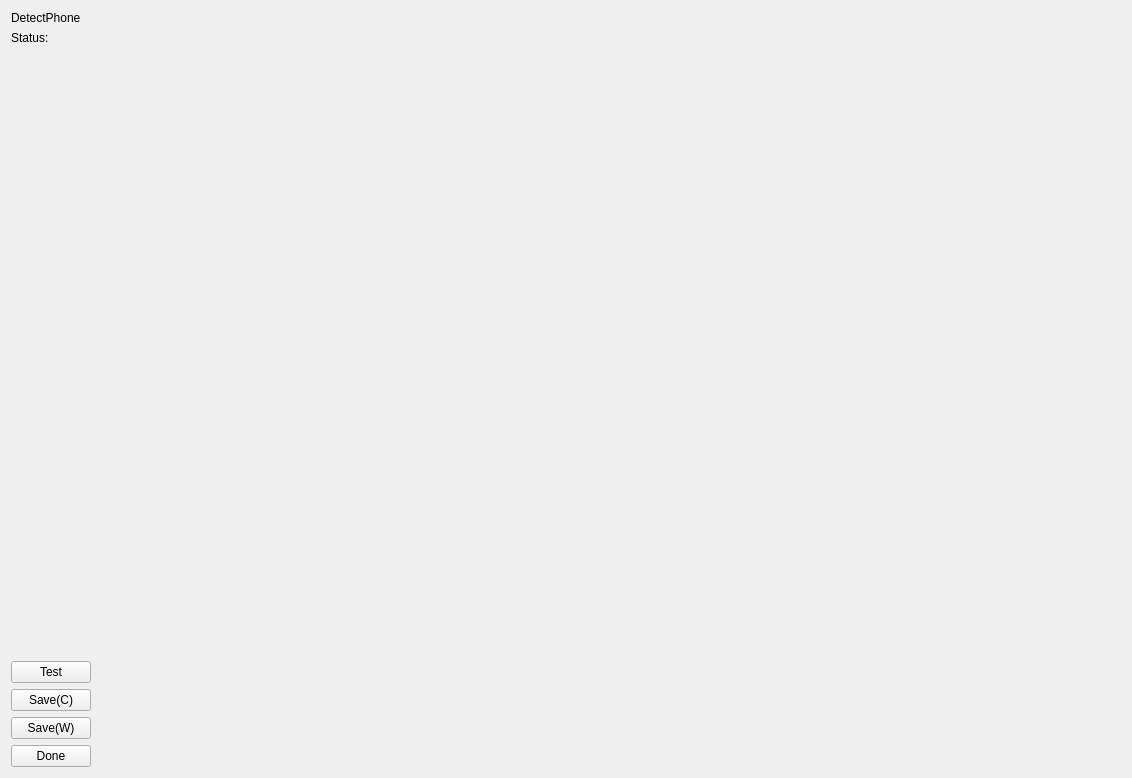
<?xml version="1.0" encoding="UTF-8"?>
<ui version="4.0">
 <class>Frame</class>
 <widget class="QFrame" name="Frame">
  <property name="geometry">
   <rect>
    <x>0</x>
    <y>0</y>
    <width>1061</width>
    <height>592</height>
   </rect>
  </property>
  <property name="windowTitle">
   <string>Frame</string>
  </property>
  <layout class="QHBoxLayout" name="horizontalLayout_2">
   <item>
    <layout class="QHBoxLayout" name="horizontalLayout" stretch="1,9">
     <item>
      <layout class="QVBoxLayout" name="verticalLayout">
       <item>
        <widget class="QLabel" name="label">
         <property name="text">
          <string>DetectPhone</string>
         </property>
        </widget>
       </item>
       <item>
        <layout class="QHBoxLayout" name="horizontalLayout_3"/>
       </item>
       <item>
        <widget class="QLabel" name="label_2">
         <property name="text">
          <string>Status:</string>
         </property>
        </widget>
       </item>
       <item>
        <widget class="QLabel" name="lblStatus">
         <property name="text">
          <string/>
         </property>
         <property name="alignment">
          <set>Qt::AlignRight|Qt::AlignTrailing|Qt::AlignVCenter</set>
         </property>
        </widget>
       </item>
       <item>
        <spacer name="verticalSpacer">
         <property name="orientation">
          <enum>Qt::Vertical</enum>
         </property>
         <property name="sizeHint" stdset="0">
          <size>
           <width>20</width>
           <height>40</height>
          </size>
         </property>
        </spacer>
       </item>
       <item>
        <widget class="QPushButton" name="pushButtonTest">
         <property name="text">
          <string>Test</string>
         </property>
        </widget>
       </item>
       <item>
        <widget class="QPushButton" name="pbSaveCorrect">
         <property name="text">
          <string>Save(C)</string>
         </property>
        </widget>
       </item>
       <item>
        <widget class="QPushButton" name="pbSaveWrong">
         <property name="text">
          <string>Save(W)</string>
         </property>
        </widget>
       </item>
       <item>
        <widget class="QPushButton" name="pushButtonExit">
         <property name="text">
          <string>Done</string>
         </property>
        </widget>
       </item>
      </layout>
     </item>
     <item>
      <widget class="QLabel" name="labelImage">
       <property name="minimumSize">
        <size>
         <width>1024</width>
         <height>756</height>
        </size>
       </property>
       <property name="maximumSize">
        <size>
         <width>1024</width>
         <height>756</height>
        </size>
       </property>
       <property name="text">
        <string/>
       </property>
      </widget>
     </item>
    </layout>
   </item>
  </layout>
 </widget>
 <resources/>
 <connections/>
</ui>
